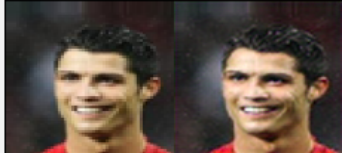
#> input picture image.png, 342 x 154 px, given as the content of the folder ../PyTorch/data/top_img, which was not available
$ python 'transform image_size.py'
#> lines starting #> are read from the running program, lines starting #| are printed output that depends on the picture
import os
import re

# coding=utf-8
"""批量修改文件夹的图片名"""

import os
import time
from PIL import Image


# 批量修改图片尺寸，输入原图目录和修改后存放目录地址即可
def resize_batch(path, save_path):
    files = os.listdir(path)  # 返回path目录下的所有文件名

    # 遍历每一张图片并修改其尺寸
    for i in files:
        f = 0
        document = os.path.join(path, i)  # 返回path和i拼接之后的路径，即第i张图片
        img = Image.open(document)  # 读取第i张图片
        img_resize = img.resize((100, 128))  # 修改为100x128尺寸
        fileName = str(i)[:-4]  # 原图除后缀外的名字，这里原图后缀是.jpg
        img_resize.save(save_path + os.sep + '%s.png' % fileName)  # 保存路径，其中os.sep为系统分隔符


if __name__ == '__main__':
    dirPath = r"..\PyTorch\data\top_img"  ###添加自己的文件路径即可
    dirPath1 = r"..\PyTorch\data\top_img_1"  ###添加自己的文件路径即可
    # resize_batch(dirPath,dirPath1)
import os
from PIL import Image
import numpy as np

size_w, size_h = 512, 512  # 统一大小的宽高

# 提取目录下所有图片,更改尺寸后保存到另一目录
old_path = dirPath  # 原图片地址
new_path = r"..\PyTorch\data\img"  # 统一图片大小地址

for i in os.listdir(old_path):
    try:
        # 打开图像并将其调整为size_w x size_h大小
        old = os.path.join(old_path, i)
        new = os.path.join(new_path, i)
        img = Image.open(old).resize((size_w, size_h))
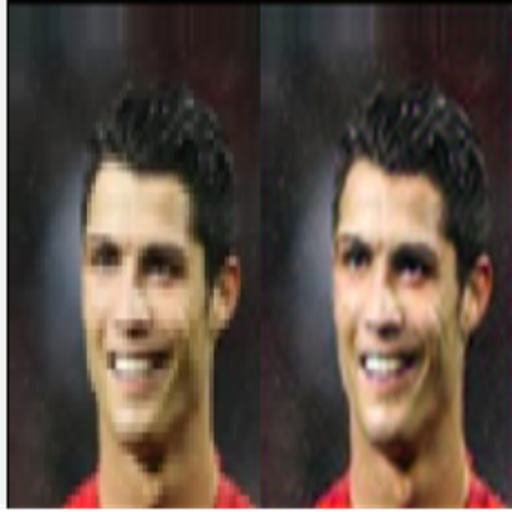
#> img: PIL image 512x512 RGBA; mean R, G, B, A 90.1, 75.4, 65.4, 253.3; transparent parts drawn white
        # 将灰度图像转换为数组，并调整形状为(size_w, size_h,3)
        img_array = np.array(img).reshape((size_w, size_h, 3))
        # 保存形状为(size_w, size_h,3)的数组为图像
        img_new = Image.fromarray(img_array, mode='RGB')
        print(old, new)
        img_new.save(new)

    except Exception as e:
        print(old, e)
        continue

$ run again, on 消融实验结果.png
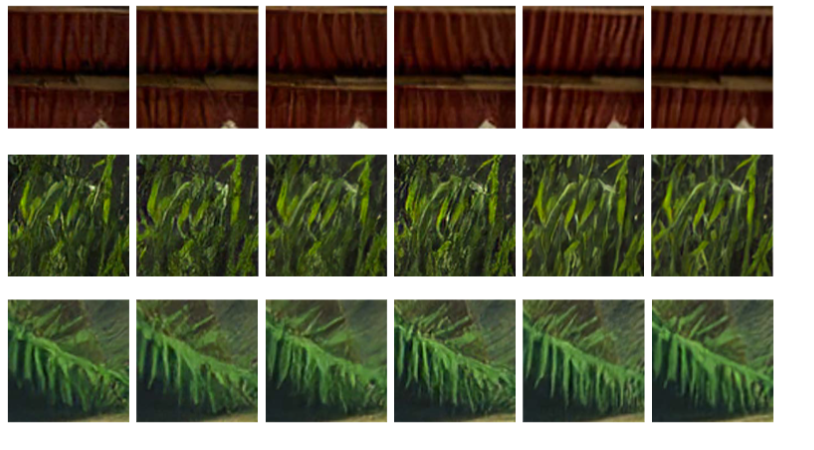
#> input picture 消融实验结果.png, 814 x 450 px, given as the content of the folder ../PyTorch/data/top_img, which was not available
#> `img = Image.open(old).resize((size_w, size_h))`:
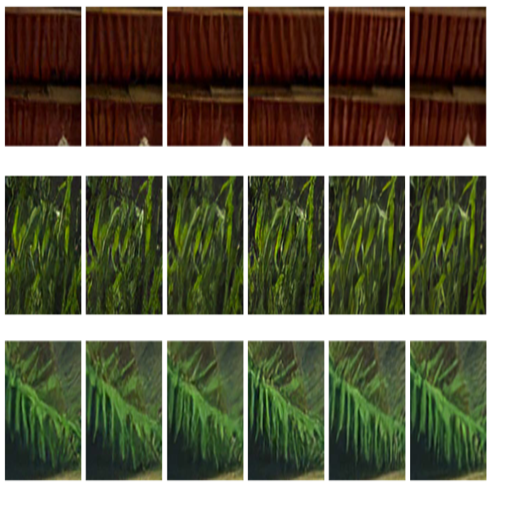
#> img: PIL image 512x512 RGBA; mean R, G, B, A 110.9, 109.7, 89, 254.1; transparent parts drawn white
